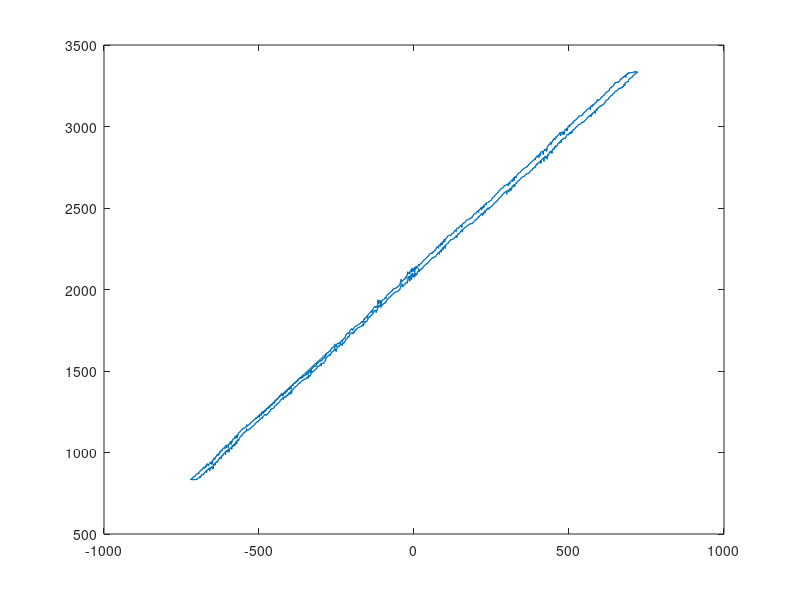

Recreate this plot in MATLAB. (Note: this script raises an error after producing the figure.)
%%
data = csvread('tilt.csv');
electric_angle = data(:, 1);
pot = data(:, 2);


plot(electric_angle, pot);
p = polyfit(pot, electric_angle, 1);
p = [round(p(1), 3), round(p(2))];

pot2 = 1:4095;
ea2 = polyval(p, pot2);

plot(electric_angle, pot, ea2, pot2);
